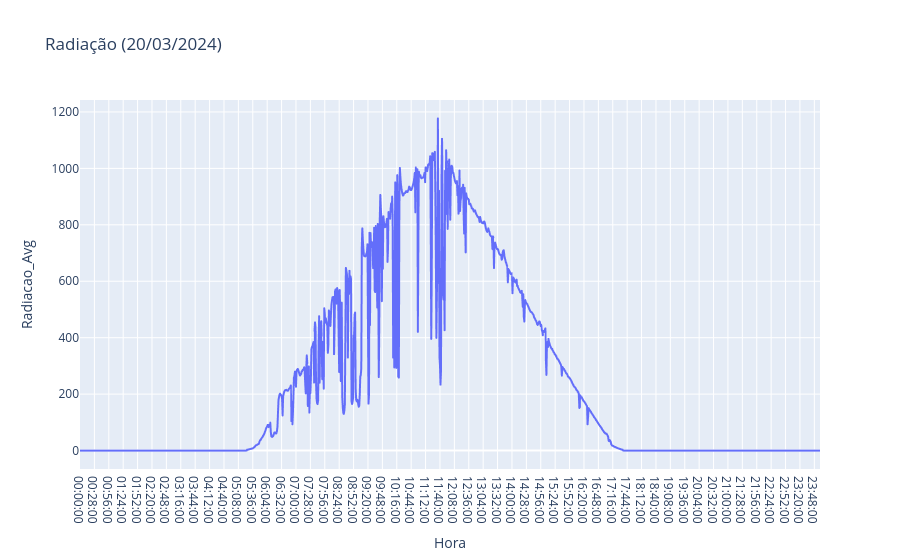

Write notebook code for a chart like this one.
### Code cell
#Radiação
fig = px.line(df4, x ='Hora', y = "Radiacao_Avg", title="Radiação (20/03/2024)")
fig.show()

### Figure 1 — Plotly figure (JSON) as saved in the notebook; plotly's stock layout.template omitted (floating-point values rounded to 4 significant figures; data arrays with more than 128 entries replaced by an {"elided": "..."} marker saying what was removed)
{"data": [{"hovertemplate": "Hora=%{x}<br>Radiacao_Avg=%{y}<extra></extra>", "legendgroup": "", "line": {"color": "#636efa", "dash": "solid"}, "marker": {"symbol": "circle"}, "mode": "lines", "name": "", "showlegend": false, "type": "scattergl", "x": {"elided": "1440 str values"}, "xaxis": "x", "y": {"elided": "1440 float values"}, "yaxis": "y"}], "layout": {"legend": {"tracegroupgap": 0}, "title": {"text": "Radiação (20/03/2024)"}, "xaxis": {"anchor": "y", "domain": [0, 1], "title": {"text": "Hora"}}, "yaxis": {"anchor": "x", "domain": [0, 1], "title": {"text": "Radiacao_Avg"}}}}
